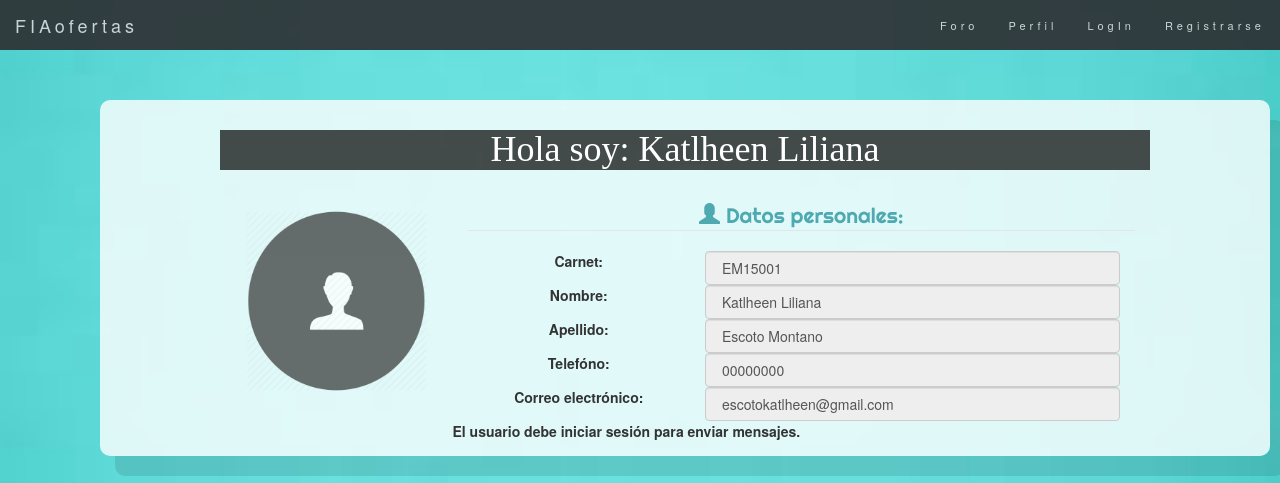
Screenshot of /10/ver_perfil/ with the database file from the repository.
### venta/models.py (models this page shows)
class Vendedor(models.Model):
	carnet = models.CharField(max_length=7)
	nombre = models.CharField(max_length=50)
	apellido = models.CharField(max_length=50)
	telefono = models.CharField(max_length=10,blank=True)
	email = models.CharField(max_length=50, blank=True)
	password = models.CharField(max_length=10)
	image = models.ImageField(blank=True)
	genero = models.CharField(max_length=10, blank=True)
	user = models.ForeignKey(settings.AUTH_USER_MODEL)

### venta/views.py (the view)
# urls.py: url(r'^(?P<perfil_id>[0-9]+)/ver_perfil/$',views.ver_perfil, name='ver_perfil'),
def ver_perfil(request, perfil_id):
	perfil = get_object_or_404(User, pk= perfil_id)
	usuario = request.user
	try:
		if request.method=='POST':
			try:
				tipo = TipoReporte.objects.get(usuarioReportador=usuario)
				reportes = ReportarUsuario.objects.filter(usuarioReportado=perfil)
				context = {'perfil':perfil,'usuario':usuario,'reportes':reportes,'valor':'ya antes ha reportado a este usuario'}
				return render(request,'Main/ver_perfil.html',context)
			except (KeyError, TipoReporte.DoesNotExist):
				reporte = ReportarUsuario.objects.get(usuarioReportado=perfil)
				tipo = TipoReporte()
				tipo.tipo=request.POST.get('dato',None)
				tipo.usuarioReportador=usuario
				reporte.numeroReport = reporte.numeroReport+1
				reporte.save()
				tipo.reportes=reporte
				tipo.save()
		reportes = ReportarUsuario.objects.filter(usuarioReportado=perfil)
		context = {'perfil':perfil,'usuario':usuario,'reportes':reportes,}
		return render(request,'Main/ver_perfil.html',context)
	except (KeyError, perfil.DoesNotExist):
		return render(request, 'Main/404.html', {
		    	'error_message': "Tiene que seleccionar una respuesta",
		})
	else:
		return redirect('/')

### venta/templates/Main/ver_perfil.html (shortened to what this page needs)
{% extends "Base/base.html" %}
{% load staticfiles %}
{% block META %}
	<link rel="stylesheet" href="https://maxcdn.bootstrapcdn.com/bootstrap/3.3.7/css/bootstrap.min.css">
	<link rel="stylesheet" href="{% static "css/baseFIAofertas.css" %}"/>
	<link rel="stylesheet" href="{% static "css/edicionHistorial.css" %}"/>
	<link rel="stylesheet" href="{% static "css/ver_perfil.css" %}"/>
{% endblock %}
{% block Contenido %}
	<section class="container">
	{% for us in perfil.vendedor_set.all %}
		<div>
		<h1> Hola soy: {{us.nombre}}</h1>
		<br />
		<div class="col-sm-3 col-md-3">
   			{% if us.image %}
   			<img src="{{us.image.url}}" alt="no se puede mostrar imagen" class="img-rounded img-responsive image" width="300px" height="300px" />
   			{% else %}
   			<img src="{% static "imagenes/user.png" %}" alt="no se puede mostrar imagen" class="img-rounded img-responsive image" width="300px" height="300px" />
   			{% endif %}
   		</div>
		<div class="col-sm-9 col-md-9 text-center">
		<fieldset>
			<legend><i class="glyphicon glyphicon-user"></i> Datos personales:</legend>
				<div class="form-group">
					<label class="control-label col-sm-4" for="carnet">Carnet:</label>
					<div class="col-sm-8">
					    <input type="text" class="form-control" id="carnet" value=" {{us.carnet}} " disabled="">
				   	</div>
	 			</div>
				<div class="form-group">
					<label class="control-label col-sm-4" for="nombre">Nombre:</label>
					<div class="col-sm-8">
					    <input type="text" class="form-control" id="nombre" value=" {{us.nombre}} " disabled="">
				   	</div>
	 			</div>
				<div class="form-group">
					<label class="control-label col-sm-4" for="apellido">Apellido:</label>
					<div class="col-sm-8">
					    <input type="text" class="form-control" id="apellido" value=" {{us.apellido}} " disabled="">
				   	</div>
	 			</div>
				<div class="form-group">
					<label class="control-label col-sm-4" for="telefono">Telefóno:</label>
					<div class="col-sm-8">
					    <input type="text" class="form-control" id="telefono" value=" {{us.telefono}} " disabled="">
				   	</div>
	 			</div>
	 			<div class="form-group">
					<label class="control-label col-sm-4" for="correo">Correo electrónico:</label>
					<div class="col-sm-8">
					    <input type="text" class="form-control" id="correo" value=" {{us.email}} " disabled="">
				   	</div>
	 			</div>
		</fieldset>
		</div>
		<br />
	{% endfor %}
	{% if usuario.is_authenticated %}
		<div class="col-sm-12 col-md-12">
		<fieldset>
			<form class="form-inline" method="POST" action="{% url 'venta:message' perfil.id %}">
			{% csrf_token %}
			<legend><i class="glyphicon glyphicon-envelope"></i> Enviar mensaje:</legend>
					    <label for="imagen_descargable">Emisor: {{usuario.username}} </label>
					    <input type="text" name="emisor" id="emisor" value=" {{usuario.username}} " hidden="">
					    <p>
					    <div class="form-group">
					    	<label class="control-label col-sm-6">Mensaje:</label>
							<div class="col-sm-6">
					    		<textarea class="form-control" id="coment" name="coment" required="required"></textarea>
					    	</div>
					    </div>
					   	</p>
					  	<br>
	 				  	<input type="submit" class="btn" id="guardar" name="submit" value="Enviar"><br />
			</form>
		</fieldset>
		<br />
		</div>
		<div class="col-sm-12 col-md-12">
		<fieldset><form class="form-inline" method="POST" action="">
			{% csrf_token %}
			<legend><i class="glyphicon glyphicon-envelope"></i> Reportar usuario:</legend>
					<input type="hidden" name="action" id="action" value="reportar">
					    <label for="imagen_descargable">Emisor: {{usuario.username}} </label>
					    <input type="text" name="emisor" id="emisor" value=" {{usuario.username}} " hidden="">
					    <p>
					    <div class="form-group">
					    	<label class="control-label col-sm-6">Porque lo desea reportar:</label>
							<div class="col-sm-6">
					    		<textarea class="form-control" id="dato" name="dato" required="required"></textarea>
					    	</div>
					    </div>
					   	</p>
					  	<br>
	 				  	<input type="submit" class="btn" id="guardar" name="submit" value="Enviar"><br />
			</form>
			</fieldset>
			<br />
		</div>
		<div class="col-sm-12 col-md-12">
			{% for re in reportes %}
				<label># de reportes:  <input type="text" disabled="true" value="{{re.numeroReport}}" size="3px"> </label>
			{% endfor %}
		<br />
		</div>
	{% else %}
		<label>El usuario debe iniciar sesión para enviar mensajes.</label>
	</section>
	{% endif %}
{% endblock Contenido %}

### venta/static/css/baseFIAofertas.css (style rules this page uses)
body { background: url("../imagenes/fondo.jpg"); background-repeat: no-repeat; background-size: cover; background-attachment: fixed; }
.container { margin: 100px; padding: 10px 120px; height: 100%; overflow: auto; background: rgba(255, 255, 255, 0.8); border-radius: 10px; box-shadow:15px 20px 0px rgba(0,0,0,0.1); }

### venta/static/css/edicionHistorial.css (style rules this page uses)
h1 { font-family: 'Lobster-Regular',cursive; background-color: rgba(0,0,0,0.7); text-align: center; color: #fff; }

### venta/static/css/ver_perfil.css (style rules this page uses)
legend { font-family: 'Righteous-Regular',cursive; color: #4FA9B1; }
.image { border: 10px solid transparent; margin-bottom: 25px; opacity: 0.7; }

### rows the page displays
Vendedor: nombre "Katlheen Liliana", carnet "EM15001", apellido "Escoto Montano", telefono "00000000", email "escotokatlheen@gmail.com"
